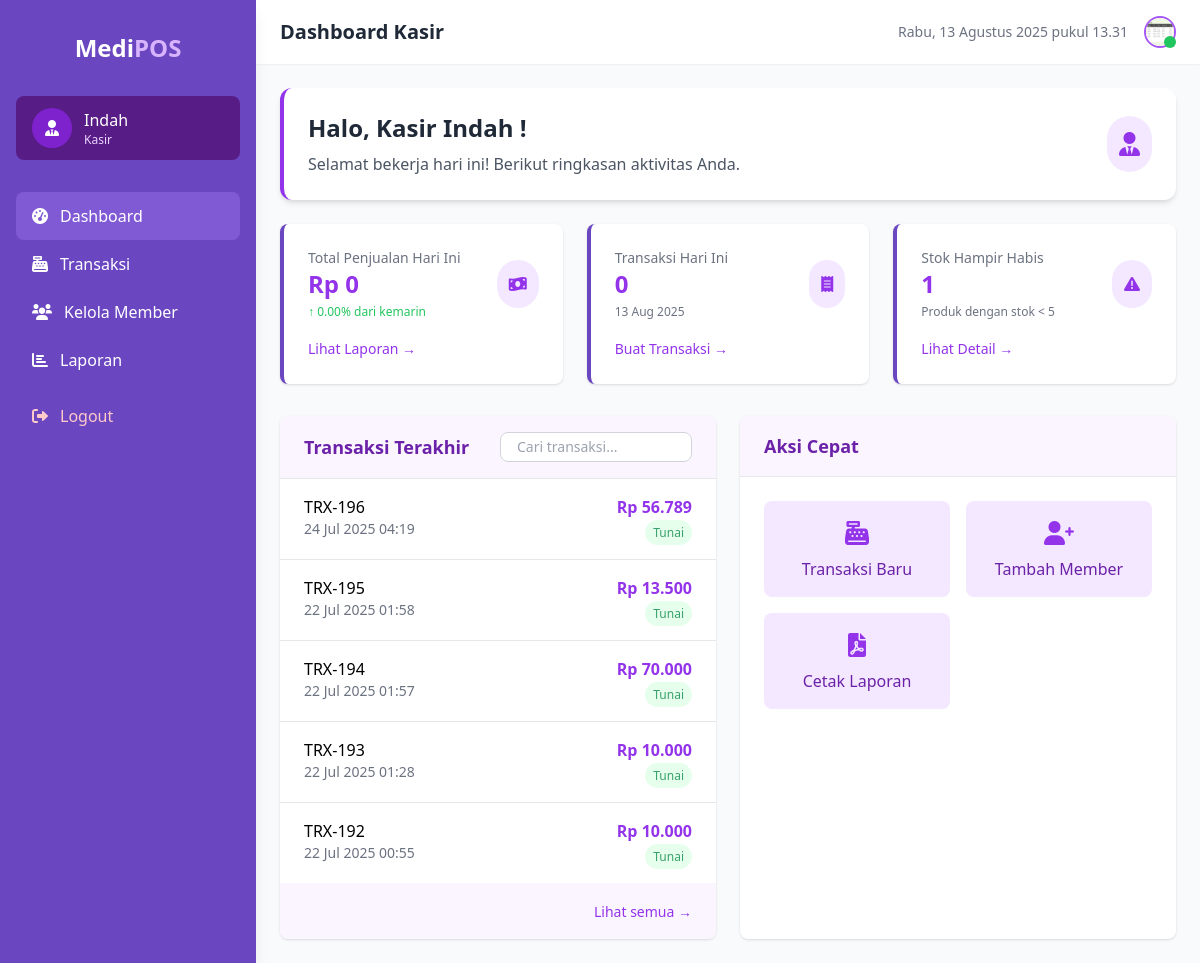
Page /cashier/dashboard.php (signed in) on the committed database.
### tables this page shows
CREATE TABLE `transactions` (
  `id` int(11) NOT NULL,
  `date` timestamp NOT NULL DEFAULT current_timestamp(),
  `fid_admin` int(11) NOT NULL,
  `fid_member` int(11) DEFAULT NULL,
  `fid_product` int(11) DEFAULT NULL,
  `detail` varchar(255) DEFAULT NULL,
  `total_price` decimal(12,2) DEFAULT NULL,
  `margin_total` decimal(10,2) NOT NULL,
  `paid_amount` decimal(10,0) DEFAULT 0,
  `kembalian` decimal(10,0) DEFAULT 0,
  `payment_method` enum('tunai','qris') NOT NULL,
  `final_total` int(11) NOT NULL,
  `points` int(11) DEFAULT 0,
  `discount` decimal(3,2) DEFAULT NULL
);

### cashier/dashboard.php (the view, shortened to what this page needs)
<?php
require_once '../service/connection.php';
$email = $_SESSION['email'];
$query = mysqli_query($conn, "SELECT * FROM admin WHERE email = '$email'");
$cashier = mysqli_fetch_assoc($query);
$username = $cashier['username'];
$image = !empty($cashier['image']) ? '../uploads/' . $cashier['image'] : 'default.jpg';
$today = date('Y-m-d');
$salesQuery = "SELECT COUNT(*) as total_transactions, SUM(total_price) as total_sales
               FROM transactions
               WHERE DATE(date) = '$today' AND fid_admin = ".$cashier['id'];
$salesResult = mysqli_query($conn, $salesQuery);
$salesData = mysqli_fetch_assoc($salesResult);
$totalSales = $salesData['total_sales'] ?? 0;
$totalTransactions = $salesData['total_transactions'] ?? 0;
$salesChange = 0;
$lowStockQuery = "SELECT COUNT(*) as low_stock_count
                  FROM products
                  WHERE qty > 0 AND qty < 5";
$lowStockResult = mysqli_query($conn, $lowStockQuery);
$lowStockData = mysqli_fetch_assoc($lowStockResult);
$lowStockCount = $lowStockData['low_stock_count'] ?? 0;
$searchKeyword = '';
$searchCondition = '';
$recentTransactionsQuery = "SELECT t.id, t.date, t.total_price, t.payment_method, a.username
                            FROM transactions t
                            JOIN admin a ON t.fid_admin = a.id
                            WHERE t.fid_admin = ".$cashier['id']."
                            " . ($searchCondition ? 'AND' . substr($searchCondition, 6) : '') . "
                            ORDER BY t.date DESC
                            LIMIT 5";
$recentTransactionsResult = mysqli_query($conn, $recentTransactionsQuery);
?>
<!DOCTYPE html>
<html lang="en">
<head>
    <script src="https://cdn.tailwindcss.com"></script>
    <link href="https://cdnjs.cloudflare.com/ajax/libs/font-awesome/6.0.0-beta3/css/all.min.css" rel="stylesheet">
</head>
<body class="bg-gray-50">
    <div class="flex h-screen">
        <div class="sidebar w-64 px-4 py-8 shadow-lg fixed h-full">
            <div class="flex items-center justify-center mb-8">
                <h1 class="text-2xl font-bold">
                    <span class="text-white">Medi</span><span class="text-purple-300">POS</span>
                </h1>
            </div>
            <div class="flex items-center px-4 py-3 mb-6 rounded-lg bg-purple-900">
                <div class="w-10 h-10 rounded-full bg-purple-700 flex items-center justify-center">
                    <i class="fas fa-user-tie text-white"></i>
                </div>
                <div class="ml-3">
                    <p class="font-medium text-white"><?= htmlspecialchars($username) ?></p>
                    <p class="text-xs text-purple-200">Kasir</p>
                </div>
            </div>
            <nav class="mt-8">
                <a href="dashboard.php" class="flex items-center px-4 py-3 rounded-lg nav-active">
                    <i class="fas fa-tachometer-alt mr-3"></i>
                    Dashboard
                </a>
                <a href="transaksi.php" class="flex items-center px-4 py-3 rounded-lg hover:bg-purple-800">
                    <i class="fas fa-cash-register mr-3"></i>
                    Transaksi
                </a>
                <a href="manage_member.php" class="flex items-center px-4 py-3 rounded-lg hover:bg-purple-800">
                    <i class="fas fa-users mr-3"></i>
                    Kelola Member
                </a>
                <a href="reports.php" class="flex items-center px-4 py-3 rounded-lg hover:bg-purple-800">
                    <i class="fas fa-chart-bar mr-3"></i>
                    Laporan
                </a>
                <a href="../service/logout.php" class="flex items-center px-4 py-0 rounded-lg hover:bg-purple-800 mt-5 text-red-200">
                    <i class="fas fa-sign-out-alt mr-3"></i>
                    Logout
                </a>
            </nav>
        </div>
        <div class="ml-64 flex-1 overflow-y-auto">
            <header class="bg-white shadow-sm">
                <div class="flex justify-between items-center px-6 py-4">
                    <h2 class="text-xl font-semibold text-gray-800">Dashboard Kasir</h2>
                    <div class="flex items-center space-x-4">
                        <span class="text-sm text-gray-500" id="currentDateTime"></span>
                        <div class="relative">
                            <a href="profile.php">
                                <img src="<?= $image ?>"
                                     alt="Profile"
                                     class="w-8 h-8 rounded-full border-2 border-purple-500 cursor-pointer">
                                <span class="absolute bottom-0 right-0 w-3 h-3 bg-green-500 rounded-full"></span>
                            </a>
                        </div>
                    </div>
                </div>
            </header>
            <main class="p-6">
                <div class="bg-white rounded-xl shadow-md p-6 mb-6 border-l-4 border-purple-600">
                    <div class="flex items-center justify-between">
                        <div>
                            <h2 class="text-2xl font-bold mb-2 text-gray-800">Halo, Kasir <?= htmlspecialchars($username) ?>!</h2>
                            <p class="text-gray-600">Selamat bekerja hari ini! Berikut ringkasan aktivitas Anda.</p>
                        </div>
                        <div class="bg-purple-100 p-3 rounded-full">
                            <i class="fas fa-user-tie text-purple-600 text-2xl"></i>
                        </div>
                    </div>
                </div>
                <div class="grid grid-cols-1 md:grid-cols-3 gap-6 mb-8">
                    <div class="stat-card bg-white rounded-lg p-6 shadow">
                        <div class="flex items-center justify-between">
                            <div>
                                <h3 class="text-gray-500 text-sm">Total Penjualan Hari Ini</h3>
                                <p class="text-2xl font-bold text-purple-600">Rp <?= number_format($totalSales, 0, ',', '.') ?></p>
                                <p class="text-xs mt-1 <?= $salesChange >= 0 ? 'text-green-500' : 'text-red-500' ?>">
                                    <?= $salesChange >= 0 ? '↑' : '↓' ?> <?= number_format(abs($salesChange), 2) ?>% dari kemarin
                                </p>
                            </div>
                            <div class="bg-purple-100 p-3 rounded-full">
                                <i class="fas fa-money-bill-wave text-purple-600"></i>
                            </div>
                        </div>
                        <div class="mt-4">
                            <a href="reports.php" class="text-purple-600 text-sm hover:underline">Lihat Laporan →</a>
                        </div>
                    </div>
                    <div class="stat-card bg-white rounded-lg p-6 shadow">
                        <div class="flex items-center justify-between">
                            <div>
                                <h3 class="text-gray-500 text-sm">Transaksi Hari Ini</h3>
                                <p class="text-2xl font-bold text-purple-600"><?= $totalTransactions ?></p>
                                <p class="text-xs mt-1 text-gray-500"><?= date('d M Y') ?></p>
                            </div>
                            <div class="bg-purple-100 p-3 rounded-full">
                                <i class="fas fa-receipt text-purple-600"></i>
                            </div>
                        </div>
                        <div class="mt-4">
                            <a href="transaksi.php" class="text-purple-600 text-sm hover:underline">Buat Transaksi →</a>
                        </div>
                    </div>
                    <div class="stat-card bg-white rounded-lg p-6 shadow">
                        <div class="flex items-center justify-between">
                            <div>
                                <h3 class="text-gray-500 text-sm">Stok Hampir Habis</h3>
                                <p class="text-2xl font-bold text-purple-600"><?= $lowStockCount ?></p>
                                <p class="text-xs mt-1 text-gray-500">Produk dengan stok < 5</p>
                            </div>
                            <div class="bg-purple-100 p-3 rounded-full">
                                <i class="fas fa-exclamation-triangle text-purple-600"></i>
                            </div>
                        </div>
                        <div class="mt-4">
                            <a href="#" class="text-purple-600 text-sm hover:underline">Lihat Detail →</a>
                        </div>
                    </div>
                </div>
                <div class="grid grid-cols-1 lg:grid-cols-2 gap-6">
                    <div class="bg-white rounded-lg shadow overflow-hidden">
                        <div class="px-6 py-4 border-b border-gray-200 bg-purple-50">
                            <div class="flex justify-between items-center">
                                <h3 class="font-semibold text-lg text-purple-800">Transaksi Terakhir</h3>
                                <form method="GET" action="" class="relative">
                                    <input
                                        type="text"
                                        name="search"
                                        placeholder="Cari transaksi..."
                                        value="<?= htmlspecialchars($searchKeyword) ?>"
                                        class="bg-white border border-gray-300 px-4 py-1 rounded-lg focus:outline-none focus:ring-1 focus:ring-purple-500 text-sm w-48">
                                </form>
                            </div>
                        </div>
                        <div class="divide-y divide-gray-200">
                            <?php if (mysqli_num_rows($recentTransactionsResult) > 0): ?>
                                <?php while ($transaction = mysqli_fetch_assoc($recentTransactionsResult)): ?>
                                    <div class="px-6 py-4 hover:bg-purple-50">
                                        <div class="flex justify-between items-start">
                                            <div>
                                                <p class="font-medium">TRX-<?= $transaction['id'] ?></p>
                                                <p class="text-sm text-gray-500"><?= date('d M Y H:i', strtotime($transaction['date'])) ?></p>
                                            </div>
                                            <div class="text-right">
                                                <p class="font-bold text-purple-600">Rp <?= number_format($transaction['total_price'], 0, ',', '.') ?></p>
                                                <span class="text-xs px-2 py-1 rounded-full <?= $transaction['payment_method'] == 'tunai' ? 'payment-cash' : 'payment-transfer' ?>">
                                                    <?= ucfirst($transaction['payment_method']) ?>
                                                </span>
                                            </div>
                                        </div>
                                    </div>
                                <?php endwhile; ?>
                            <?php else: ?>
                                <div class="px-6 py-4 text-center text-gray-500">
                                    Tidak ada transaksi ditemukan
                                </div>
                            <?php endif; ?>
                        </div>
                        <div class="px-6 py-4 bg-purple-50 text-right">
                            <a href="reports.php" class="text-sm text-purple-600 hover:underline font-medium">Lihat semua →</a>
                        </div>
                    </div>
                    <div class="bg-white rounded-lg shadow overflow-hidden">
                        <div class="px-6 py-4 border-b border-gray-200 bg-purple-50">
                            <h3 class="font-semibold text-lg text-purple-800">Aksi Cepat</h3>
                        </div>
                        <div class="p-6 grid grid-cols-1 md:grid-cols-2 gap-4">
                            <a href="transaksi.php" class="bg-purple-100 hover:bg-purple-200 p-4 rounded-lg text-center transition-colors">
                                <div class="text-purple-600 mb-2">
                                    <i class="fas fa-cash-register text-2xl"></i>
                                </div>
                                <p class="font-medium text-purple-800">Transaksi Baru</p>
                            </a>
                            <a href="manage_member.php" class="bg-purple-100 hover:bg-purple-200 p-4 rounded-lg text-center transition-colors">
                                <div class="text-purple-600 mb-2">
                                    <i class="fas fa-user-plus text-2xl"></i>
                                </div>
                                <p class="font-medium text-purple-800">Tambah Member</p>
                            </a>
                            <a href="reports.php" class="bg-purple-100 hover:bg-purple-200 p-4 rounded-lg text-center transition-colors">
                                <div class="text-purple-600 mb-2">
                                    <i class="fas fa-file-pdf text-2xl"></i>
                                </div>
                                <p class="font-medium text-purple-800">Cetak Laporan</p>
                            </a>
                        </div>
                    </div>
                </div>
            </main>
        </div>
    </div>
</body>
</html>

### cashier/dashboard.php (style rules this page uses)
body { font-family: 'Segoe UI', Tahoma, Geneva, Verdana, sans-serif; background-color: #f8fafc; }
.sidebar { background-color: #6b46c1; color: white; }
.stat-card { border-left: 4px solid #6b46c1; }
.nav-active { background-color: #805ad5; }
.payment-cash { background-color: #e6ffed; color: #38a169; }

### rows in the picture
transactions: id "196", date "24 Jul 2025 04:19", total_price "56.789", payment_method "Tunai"
transactions: id "195", date "22 Jul 2025 01:58", total_price "13.500", payment_method "Tunai"
transactions: id "194", date "22 Jul 2025 01:57", total_price "70.000", payment_method "Tunai"
transactions: id "193", date "22 Jul 2025 01:28", total_price "10.000", payment_method "Tunai"
transactions: id "192", date "22 Jul 2025 00:55", total_price "10.000", payment_method "Tunai"

### other values in the picture
$username "Indah"
$totalSales "0"
abs($salesChange) "0.00"
$totalTransactions "0"
$lowStockCount "1"
